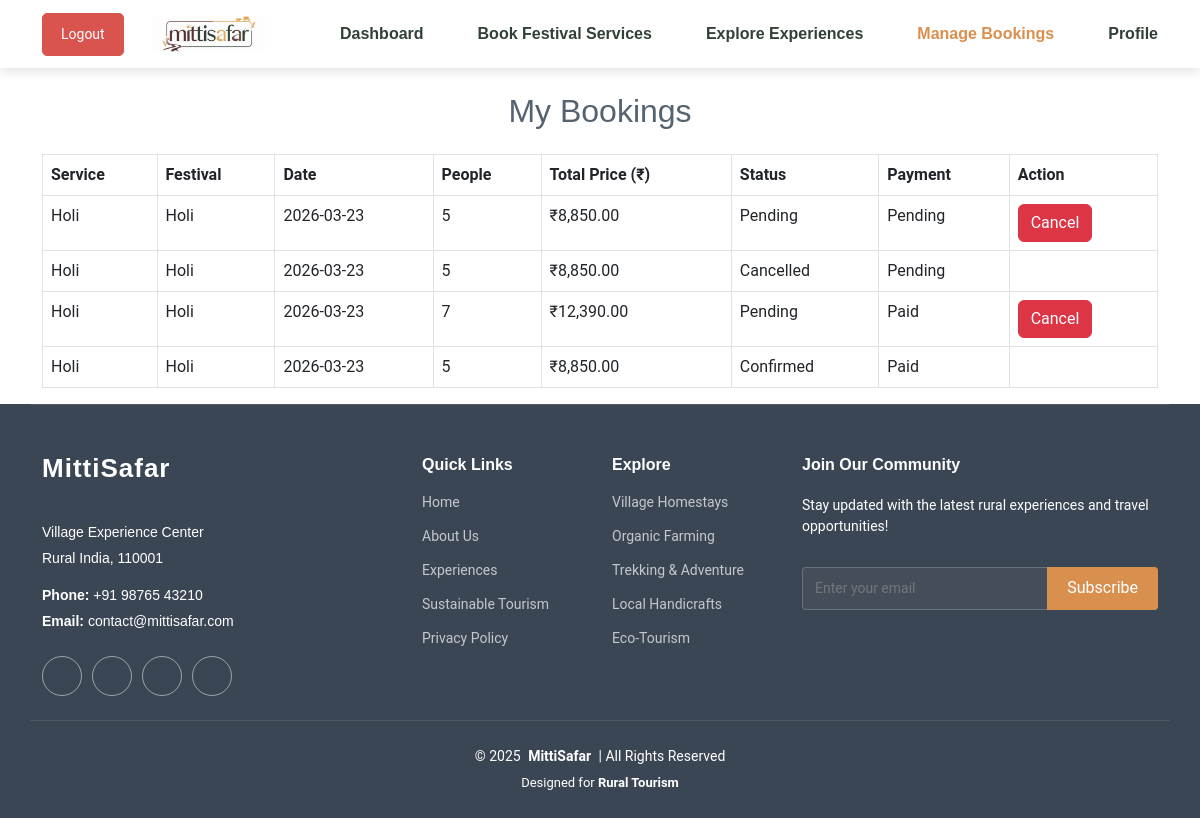
Page /travelers/manage_bookings.php (signed in) on the committed database.
### tables this page shows
CREATE TABLE `festival_bookings` (
  `booking_id` int(11) NOT NULL,
  `traveler_id` int(11) NOT NULL,
  `service_id` int(11) NOT NULL,
  `num_people` int(11) NOT NULL,
  `total_price` decimal(10,2) NOT NULL,
  `gst` decimal(10,2) NOT NULL,
  `final_amount` decimal(10,2) NOT NULL,
  `selected_date` date NOT NULL,
  `status` enum('pending','confirmed','cancelled') DEFAULT 'pending',
  `created_at` timestamp NOT NULL DEFAULT current_timestamp(),
  `payment_status` enum('pending','paid','failed') DEFAULT 'pending',
  `razorpay_payment_id` varchar(255) DEFAULT NULL
);

CREATE TABLE `festival_services` (
  `service_id` int(11) NOT NULL,
  `host_id` int(11) NOT NULL,
  `title` varchar(255) NOT NULL,
  `description` text NOT NULL,
  `festival_name` varchar(100) NOT NULL,
  `price` decimal(10,2) NOT NULL,
  `availability` longtext NOT NULL CHECK (json_valid(`availability`)),
  `status` enum('pending','approved','rejected') DEFAULT 'pending',
  `created_at` timestamp NOT NULL DEFAULT current_timestamp(),
  `image` longtext NOT NULL CHECK (json_valid(`image`)),
  `max_group_size` int(11) NOT NULL DEFAULT 10
);

### travelers/manage_bookings.php (the view, shortened to what this page needs)
<?php
include '../config/db_connect.php';
$traveler_id = $_SESSION['traveler_id'];
$query = "SELECT fb.*, fs.title, fs.festival_name, fs.price, fs.image FROM festival_bookings fb
          JOIN festival_services fs ON fb.service_id = fs.service_id
          WHERE fb.traveler_id = ? ORDER BY fb.created_at DESC";
$stmt = $conn->prepare($query);
$stmt->bind_param("i", $traveler_id);
$stmt->execute();
$result = $stmt->get_result();
$bookings = $result->fetch_all(MYSQLI_ASSOC);
?>
<!DOCTYPE html>
<html lang="en">
<head>
    <link href="https://cdn.jsdelivr.net/npm/bootstrap@5.3.0/dist/css/bootstrap.min.css" rel="stylesheet">
    <link href="../assets/css/main.css" rel="stylesheet">
</head>
<body>
<?php include '../includes/traveler_header.php'; ?>
<div class="container mt-4">
    <h2 class="text-center mb-4">My Bookings</h2>
    <table class="table table-bordered">
        <thead>
            <tr>
                <th>Service</th>
                <th>Festival</th>
                <th>Date</th>
                <th>People</th>
                <th>Total Price (₹)</th>
                <th>Status</th>
                <th>Payment</th>
                <th>Action</th>
            </tr>
        </thead>
        <tbody>
            <?php foreach ($bookings as $booking): ?>
            <tr>
                <td><?php echo htmlspecialchars($booking['title']); ?></td>
                <td><?php echo htmlspecialchars($booking['festival_name']); ?></td>
                <td><?php echo $booking['selected_date']; ?></td>
                <td><?php echo $booking['num_people']; ?></td>
                <td>₹<?php echo number_format($booking['final_amount'], 2); ?></td>
                <td><?php echo ucfirst($booking['status']); ?></td>
                <td><?php echo ucfirst($booking['payment_status']); ?></td>
                <td>
                    <?php if ($booking['status'] === 'pending'): ?>
                        <button class="btn btn-danger cancel-booking" data-id="<?php echo $booking['booking_id']; ?>">Cancel</button>
                    <?php endif; ?>
                </td>
            </tr>
            <?php endforeach; ?>
        </tbody>
    </table>
</div>
<?php include('../includes/footer.php'); ?>
</body>
</html>

### assets/css/main.css (style rules this page uses)
:root { --default-font: "Roboto", system-ui, -apple-system, "Segoe UI", Roboto, "Helvetica Neue", Arial, "Noto Sans", "Liberation Sans", sans-serif, "Apple Color Emoji", "Segoe UI Emoji", "Segoe UI Symbol", "Noto Color Emoji"; --heading-font: "Raleway", sans-serif; --nav-font: "Poppins", sans-serif; }
:root { --background-color: #ffffff; --default-color: #444444; --heading-color: #556270; --accent-color: #D98F4E; --surface-color: #ffffff; --contrast-color: #ffffff; }
:root { --nav-color: #556270; --nav-hover-color: #D98F4E; --nav-mobile-background-color: #ffffff; --nav-dropdown-background-color: #ffffff; --nav-dropdown-color: #556270; --nav-dropdown-hover-color: #D98F4E; }
:root { scroll-behavior: smooth; }
body { color: var(--default-color); background-color: var(--background-color); font-family: var(--default-font); }
h1, h2, h3, h4, h5, h6 { color: var(--heading-color); font-family: var(--heading-font); }

### rows in the picture
festival_bookings: service.title "Holi", service.festival_name "Holi", selected_date "2026-03-23", num_people "5", final_amount "8,850.00", status "Pending", payment_status "Pending"
festival_bookings: service.title "Holi", service.festival_name "Holi", selected_date "2026-03-23", num_people "5", final_amount "8,850.00", status "Cancelled", payment_status "Pending"
festival_bookings: service.title "Holi", service.festival_name "Holi", selected_date "2026-03-23", num_people "7", final_amount "12,390.00", status "Pending", payment_status "Paid"
festival_bookings: service.title "Holi", service.festival_name "Holi", selected_date "2026-03-23", num_people "5", final_amount "8,850.00", status "Confirmed", payment_status "Paid"
